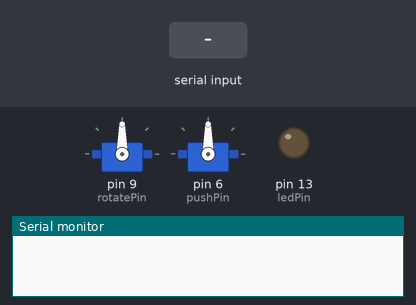
This sketch was run on a simulated Arduino Uno, built with avr-gcc and run on an emulated ATmega328P. Parts: 2 × servo, output pins drawn as LEDs (lit = HIGH), the last lines printed to the serial monitor. The inputs (shaded band) are chosen by the test bench.

Above: at 1.2 s.
1.3 s: "ON\n" received over Serial
At 1.8 s:
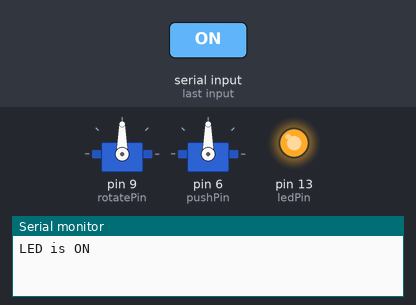
2.8 s: "OFF\n" received over Serial
At 4.2 s:
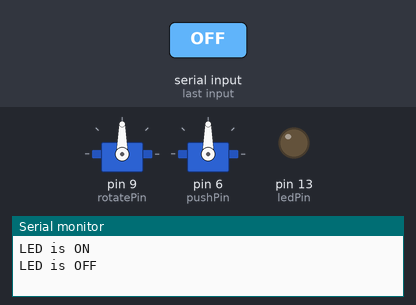
Timing chart, 0 to 5.8 s (numbered marks = the images above; inputs shaded):
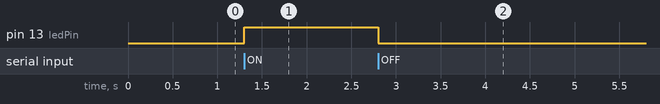

The sketch:

sketch_oct01a.ino
```cpp
#include <Servo.h>
int ledPin =13;

Servo rotatePin ;
Servo pushPin ;

void setup()
{
  Serial.begin(9600);
  pinMode(ledPin,OUTPUT);
  rotatePin.attach(9);
  pushPin.attach(6);
}

void rotate()
{

}

void push1()
{

}

void push2()
{

}

void Front()
{

}

void Fronti()
{

}

void Left()
{

}

void Lefti()
{

}

void Upper()
{

}

void Upperi()
{

}

void loop()
{
  if(Serial.available() > 0)
  {
    String info;
    info=Serial.readStringUntil('\n');
    if(info.equals("ON"))
    {
     digitalWrite(ledPin,HIGH);
     Serial.println("LED is ON");
    }
    else if(info.equals("OFF"))
   {
     digitalWrite(ledPin,LOW);
     Serial.println("LED is OFF");
    }
   }
}
```

Measured:
- after the input at 1.3 s, pin 13 (ledPin): LOW → HIGH at once
- after the input at 2.8 s, pin 13 (ledPin): HIGH → LOW at once
